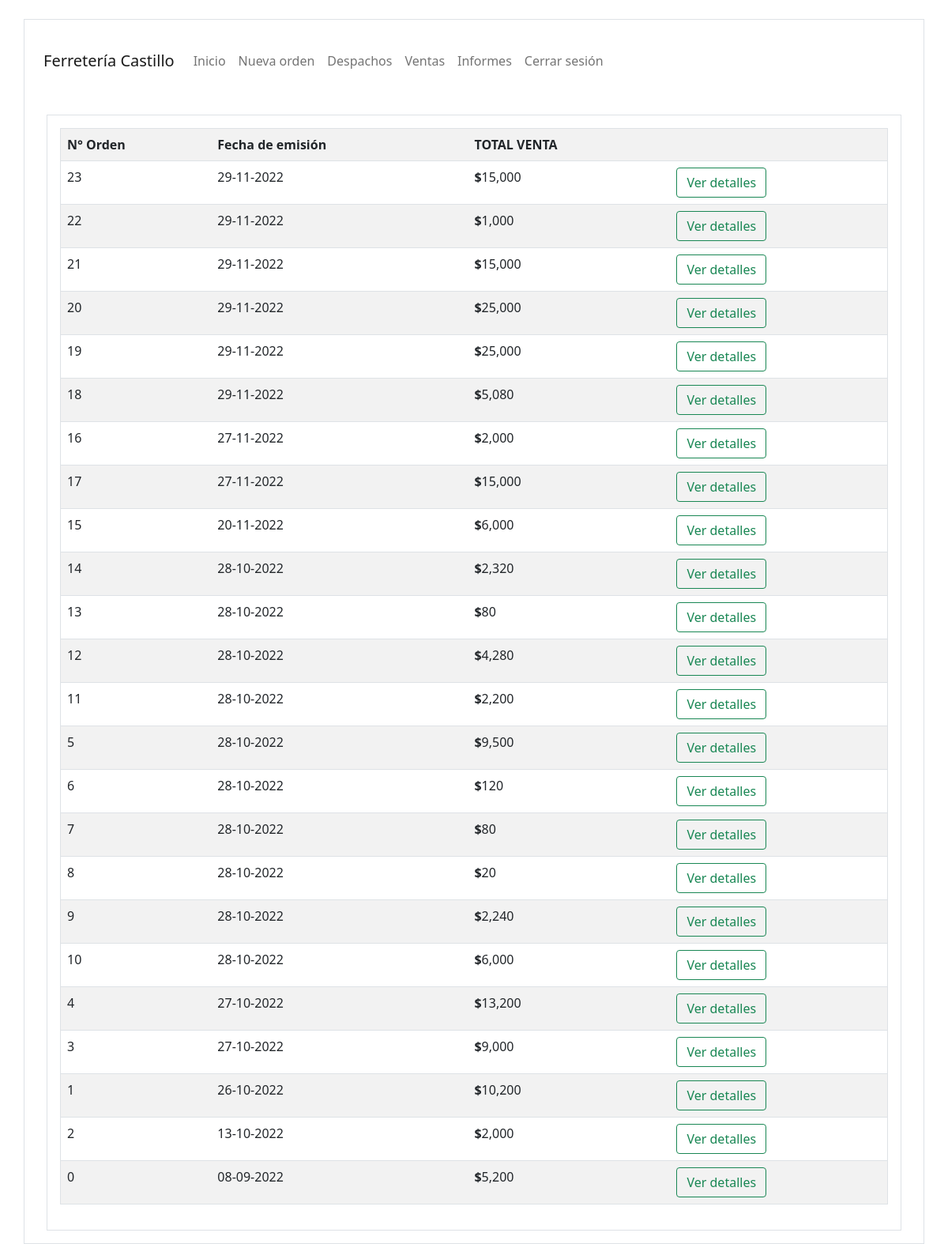
/Ferreteria_Castillo/buscar_venta.php, run on the app's committed database.
### tables this page shows
CREATE TABLE `orden` (
  `id` int(11) NOT NULL,
  `num_orden` int(100) DEFAULT NULL,
  `fecha` date DEFAULT NULL,
  `total_venta` int(11) NOT NULL
);

### Ferreteria_Castillo/buscar_venta.php (the view, shortened to what this page needs)
<?php
include './templates/head.php';
include 'conexion.php';
$sql = $conexion->query("SELECT * FROM `orden` ORDER BY orden.fecha DESC ");
?>
<div class="p-3">
    <div class="  table-responsive border p-3 table-scrollable ">
        <table class="table table-responsive border table-striped table-hover ">
            <tr>
                <th>N° Orden</th>
                <th>Fecha de emisión</th>
                <th>TOTAL VENTA</th>
                <th></th>
            </tr>
            <?php
            while ($r = mysqli_fetch_array($sql)) {
                $fecha = date("d-m-Y", strtotime($r['fecha']));
            ?> <tr>
                    <td><?php echo $r['num_orden']; ?></td>
                    <td><?php echo ($fecha); ?></td>
                    <td><strong><?php echo ('$'); ?></strong><?php echo number_format($r['total_venta']); ?></td>
                    <td>
                        <form action="ventas_detalles.php" method="post">
                            <button class="btn btn-outline-success" type="submit">Ver detalles </button>
                        </form>
                    </td>
                </tr>
            <?php
            }
            ?>
        </table>
    </div>
</div>

### Ferreteria_Castillo/templates/head.php (shortened to what this page needs)
<!DOCTYPE html>
<html lang="en">
<head>
    <link rel="stylesheet" href="https://cdn.jsdelivr.net/npm/bootstrap@5.0.2/dist/css/bootstrap.min.css" rel="stylesheet">
</head>
<body>
    <div class="container border mt-4 ">
        <div class="row">
            <div class=" col-12 p-4 navbar">
                <nav class="navbar navbar-expand-md navbar-light  ">
                    <a class="navbar-brand" href="contenido.php">Ferretería Castillo</a>
                    <div class="collapse navbar-collapse" id="navbarSupportedContent">
                        <ul class="navbar-nav mr-auto ">
                            <li class="nav-item ">
                                <a class="nav-link" href="login.php">Inicio</a>
                            </li>
                            <li class="nav-item ">
                                <a class="nav-link" href="nuevaOrden.view.php">Nueva orden</a>
                            </li>
                            <li class="nav-item ">
                                <a class="nav-link" href="despacho.php">Despachos</a>
                            </li>
                            <li class="nav-item">
                                <a class="nav-link" href="ventas.php">Ventas</a>
                            </li>
                            <li class="nav-item">
                                <a class="nav-link" href="informes.php">Informes</a>
                            </li>
                            <li class="nav-item">
                                <a class="nav-link" href="cerrar.php">Cerrar sesión</a>
                            </li>
                        </ul>
                    </div>
                </nav>
            </div>
        </div>

### data on the page
orden: num_orden "23", fecha "29-11-2022", total_venta "15,000"
orden: num_orden "22", fecha "29-11-2022", total_venta "1,000"
orden: num_orden "21", fecha "29-11-2022", total_venta "15,000"
orden: num_orden "20", fecha "29-11-2022", total_venta "25,000"
orden: num_orden "19", fecha "29-11-2022", total_venta "25,000"
orden: num_orden "18", fecha "29-11-2022", total_venta "5,080"
orden: num_orden "16", fecha "27-11-2022", total_venta "2,000"
orden: num_orden "17", fecha "27-11-2022", total_venta "15,000"
orden: num_orden "15", fecha "20-11-2022", total_venta "6,000"
orden: num_orden "14", fecha "28-10-2022", total_venta "2,320"
orden: num_orden "13", fecha "28-10-2022", total_venta "80"
orden: num_orden "12", fecha "28-10-2022", total_venta "4,280"
orden: num_orden "11", fecha "28-10-2022", total_venta "2,200"
orden: num_orden "5", fecha "28-10-2022", total_venta "9,500"
orden: num_orden "6", fecha "28-10-2022", total_venta "120"
orden: num_orden "7", fecha "28-10-2022", total_venta "80"
orden: num_orden "8", fecha "28-10-2022", total_venta "20"
orden: num_orden "9", fecha "28-10-2022", total_venta "2,240"
orden: num_orden "10", fecha "28-10-2022", total_venta "6,000"
orden: num_orden "4", fecha "27-10-2022", total_venta "13,200"
orden: num_orden "3", fecha "27-10-2022", total_venta "9,000"
orden: num_orden "1", fecha "26-10-2022", total_venta "10,200"
orden: num_orden "2", fecha "13-10-2022", total_venta "2,000"
orden: num_orden "0", fecha "08-09-2022", total_venta "5,200"
